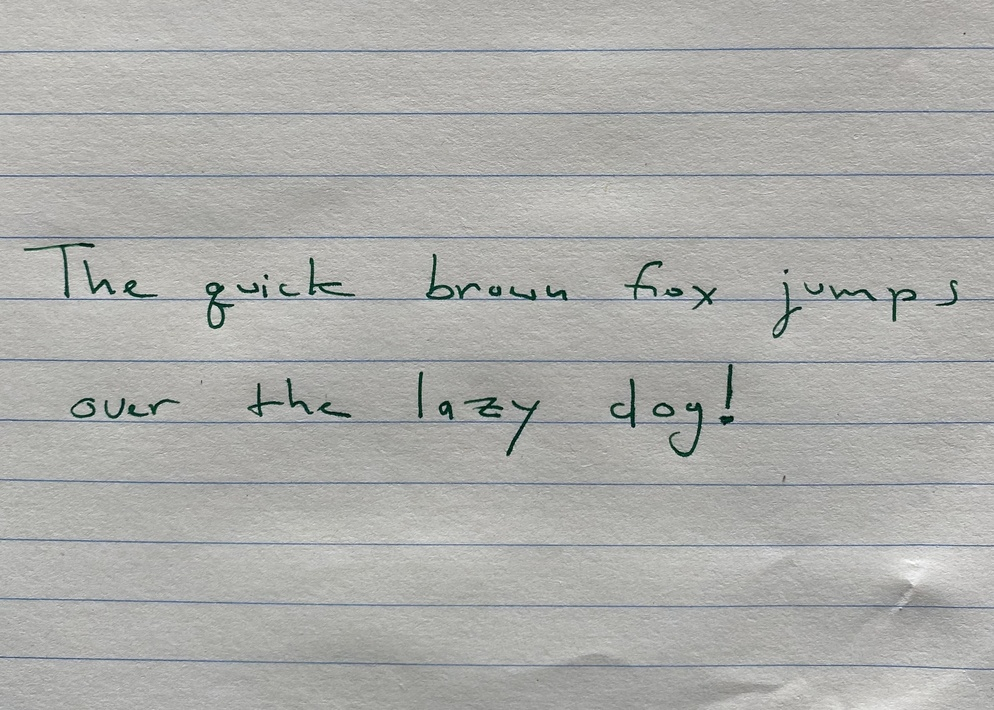
#> input picture images/handwritten_text.jpeg, 994 x 710 px, shrunk from 2661 x 1901 before the run
$ jupyter execute thresholding.ipynb
#> lines starting #> are read from the running program, lines starting #| are printed output that depends on the picture; after the words box and inside, x2 and y2 are one past the last pixel; in counts of white or black regions, pixels touching at a corner belong together
[cell 1]
import cv2
import numpy as np
import matplotlib.pyplot as plt

[cell 2]
img = cv2.imread("images/handwritten_text.jpeg", 0)
#> img: shape (710, 994); min 5, max 255, mean 172.7
plt.imshow(img, cmap = 'gray')

# Simple Thresholding

[cell 3]
thresholded_img_1 = cv2.threshold(img, 10, 255, cv2.THRESH_BINARY)[1]
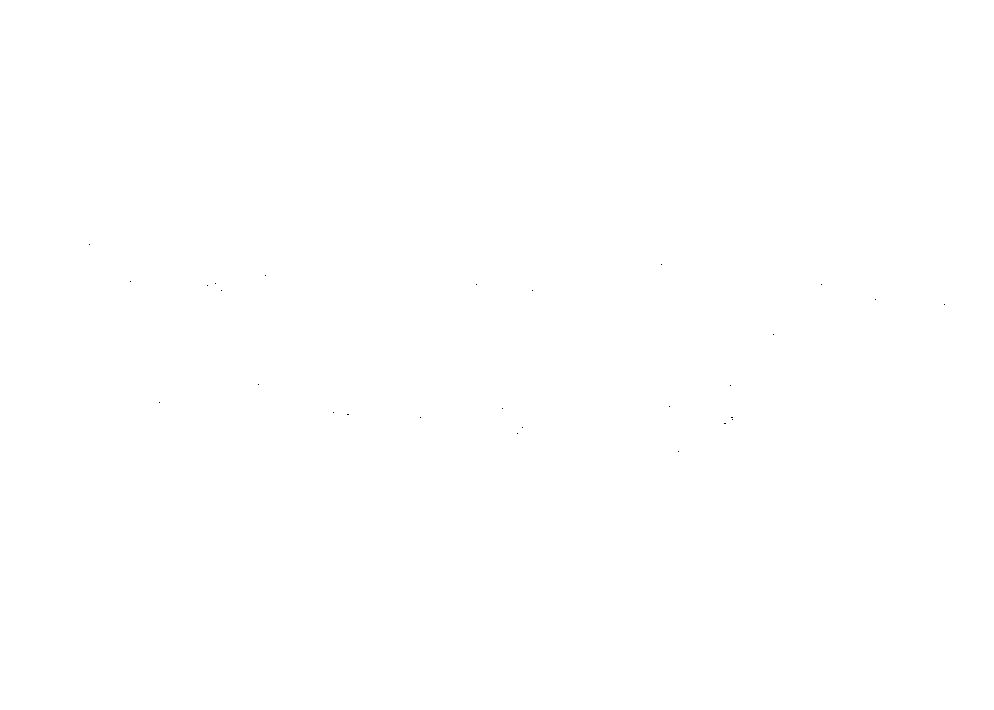
#> thresholded_img_1: shape (710, 994); 100% white; black in thin lines or dots, all inside (x1, y1, x2, y2) = (89, 244, 945, 452)
thresholded_img_2 = cv2.threshold(img, 100, 255, cv2.THRESH_BINARY)[1]
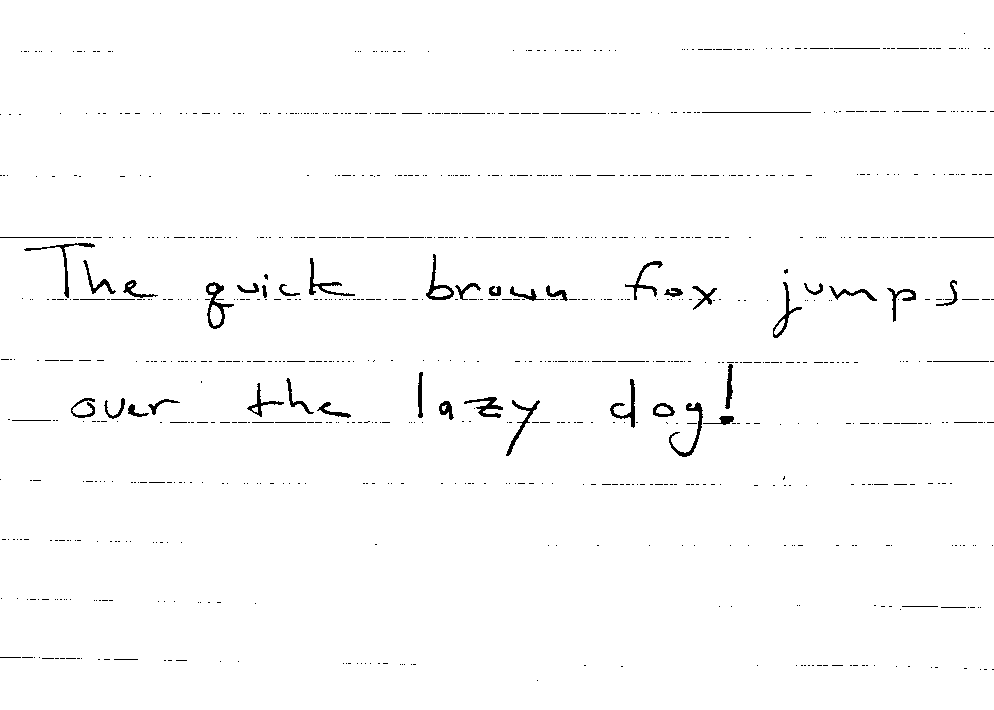
#> thresholded_img_2: shape (710, 994); 98.5% white; 946 black regions (887 under 20 px), largest, box (x1, y1, x2, y2) and area: (206, 282, 234, 329) 389, (669, 402, 703, 457) 370, (24, 243, 95, 298) 325
thresholded_img_3 = cv2.threshold(img, 150, 255, cv2.THRESH_BINARY)[1]
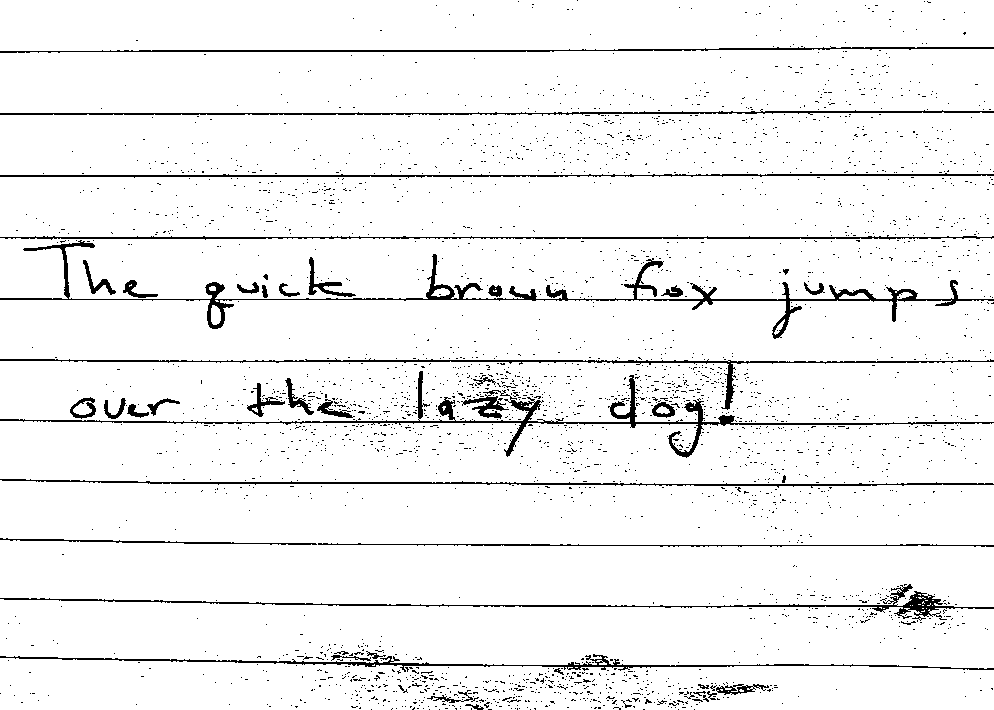
#> thresholded_img_3: shape (710, 994); 94.8% white; black in thin lines or dots
final_img = np.concatenate((thresholded_img_1, thresholded_img_2, thresholded_img_3), axis = 1)
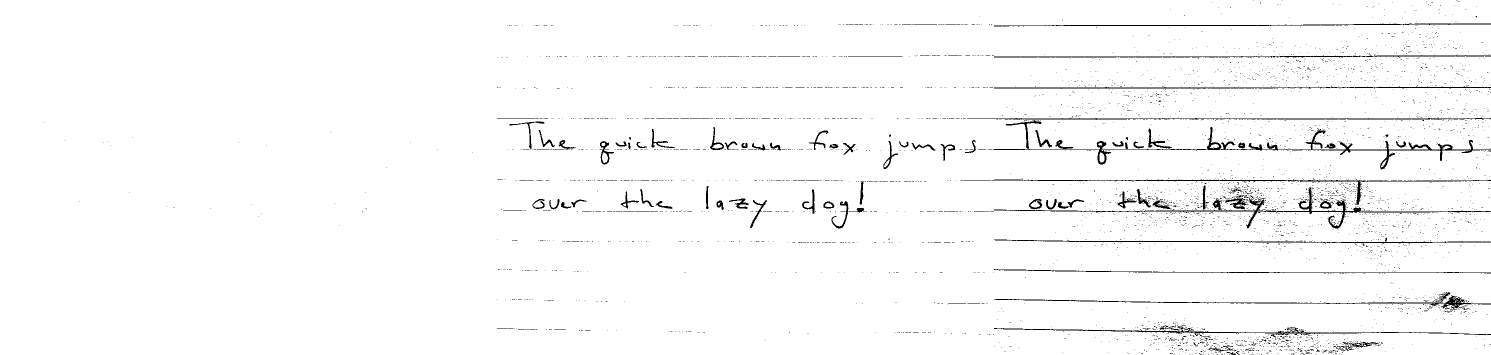
#> final_img: shape (710, 2982) (shown at 1/2 size); 97.8% white; black in thin lines or dots
plt.figure(figsize=(15,15))
plt.imshow(final_img, cmap = 'gray')

As we can see, for normal thresholding, we'd need to tweak the parameters of the image according to our conditions. And that is not what you'd want to do as a programmer.

# Otsu Thresholding

[cell 4]
thresh = cv2.threshold(img, 0, 255, cv2.THRESH_BINARY + cv2.THRESH_OTSU)[1]
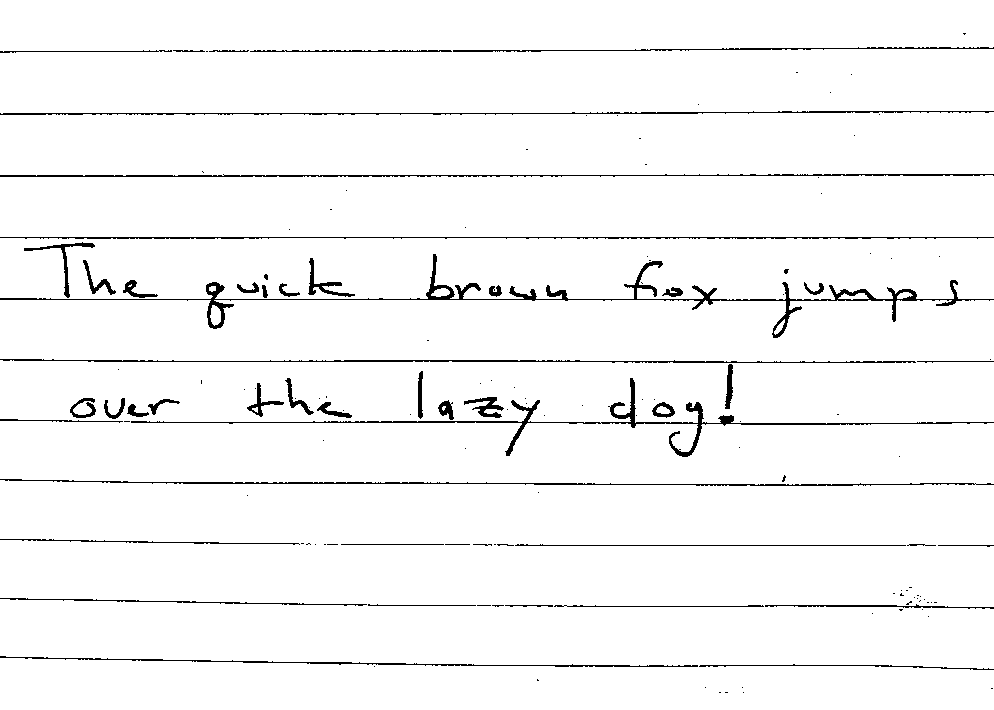
#> thresh: shape (710, 994); 96.7% white; black in thin lines or dots
plt.imshow(thresh, cmap = 'gray')
